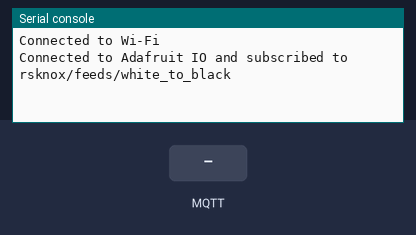
Bench run of a program on a simulated ESP32 board running MicroPython. Parts: the last lines printed to the serial console. The inputs (shaded band) are chosen by the test bench. WiFi joins after 1.5 s; no MQTT or app messages arrive unless stated.

Above: at 2.8 s.
2.9 s: MQTT message "1" arrives on the first subscribed topic
At 3.8 s:
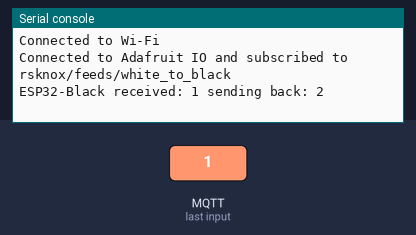
4.4 s: MQTT message "0" arrives on the first subscribed topic
At 5.2 s:
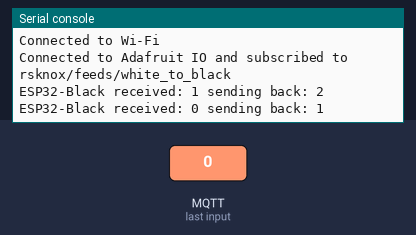

The program:

MQTTBlack.py
```python
import network
import time
from umqtt.simple import MQTTClient

# Wi-Fi credentials
WIFI_SSID = "801118"
WIFI_PASSWORD = "rsk366tfw"

# Adafruit IO credentials
AIO_USERNAME = "rsknox"
AIO_KEY = "aio_bKRF21rigyvTvD2xnCVwdNZQFLtx"
BROKER = "io.adafruit.com"

# Topics
TOPIC_SUB = b"%s/feeds/white_to_black" % AIO_USERNAME.encode()
TOPIC_PUB = b"%s/feeds/black_to_white" % AIO_USERNAME.encode()

# Connect to Wi-Fi
wlan = network.WLAN(network.STA_IF)
wlan.active(True)
wlan.connect(WIFI_SSID, WIFI_PASSWORD)
while not wlan.isconnected():
    time.sleep(0.5)
print("Connected to Wi-Fi")

# Handle messages from White
def sub_callback(topic, msg):
    num = int(msg.decode())
    num += 1  # Add one to the received number
    print("ESP32-Black received:", num - 1, "sending back:", num)
    client.publish(TOPIC_PUB, str(num))

# Connect to Adafruit IO
client = MQTTClient("ESP32_Black", BROKER, user=AIO_USERNAME, password=AIO_KEY, ssl=False)
client.set_callback(sub_callback)
client.connect()
client.subscribe(TOPIC_SUB)
print("Connected to Adafruit IO and subscribed to", TOPIC_SUB.decode())

# Keep listening for messages
while True:
    client.check_msg()  # Non-blocking
    time.sleep(0.1)
```

Measured:
- after the input at 2.9 s, the serial console: prints a new line after 0.05 s (image 1)
- after the input at 4.4 s, the serial console: prints a new line after 0.06 s (image 2)
